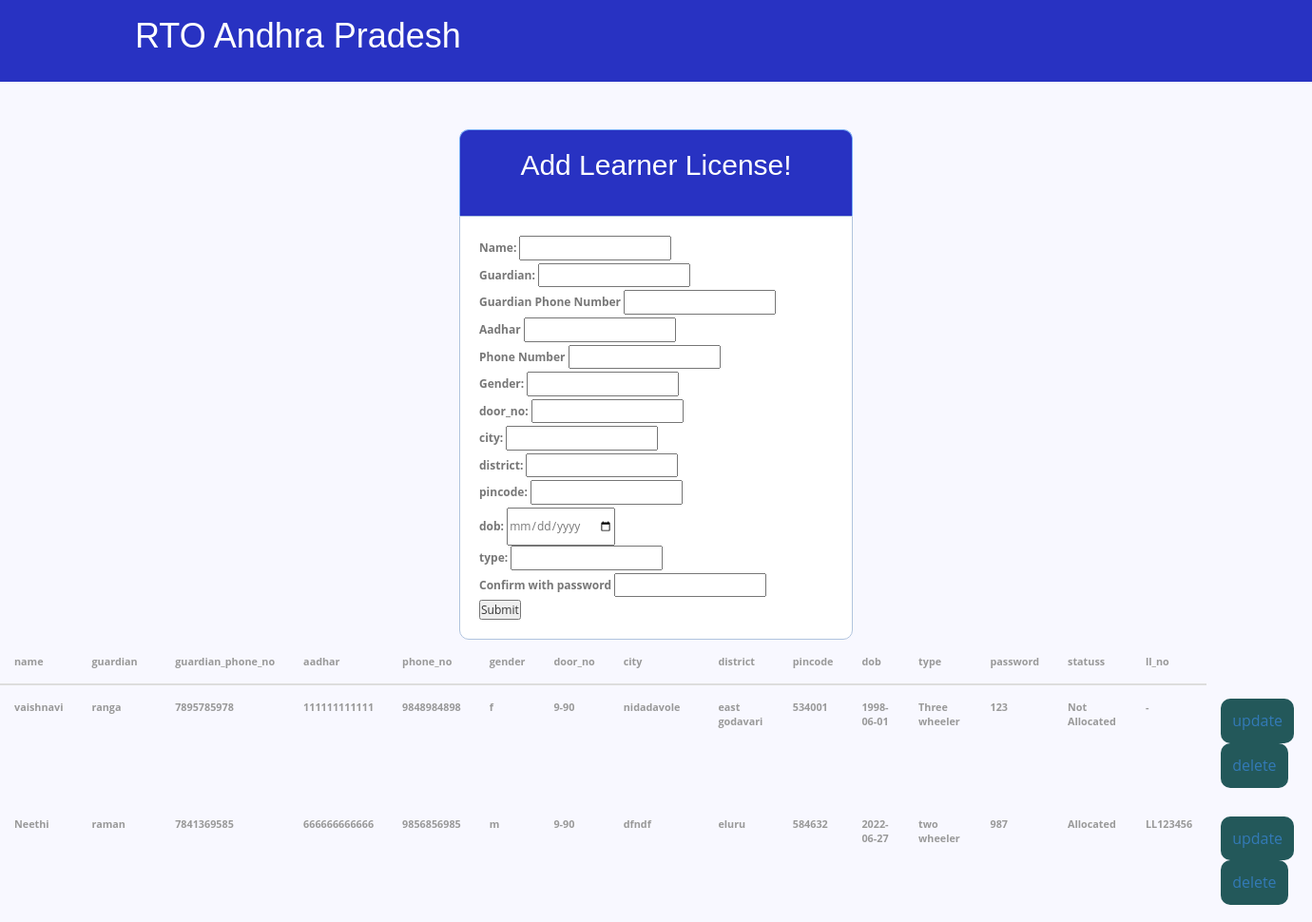
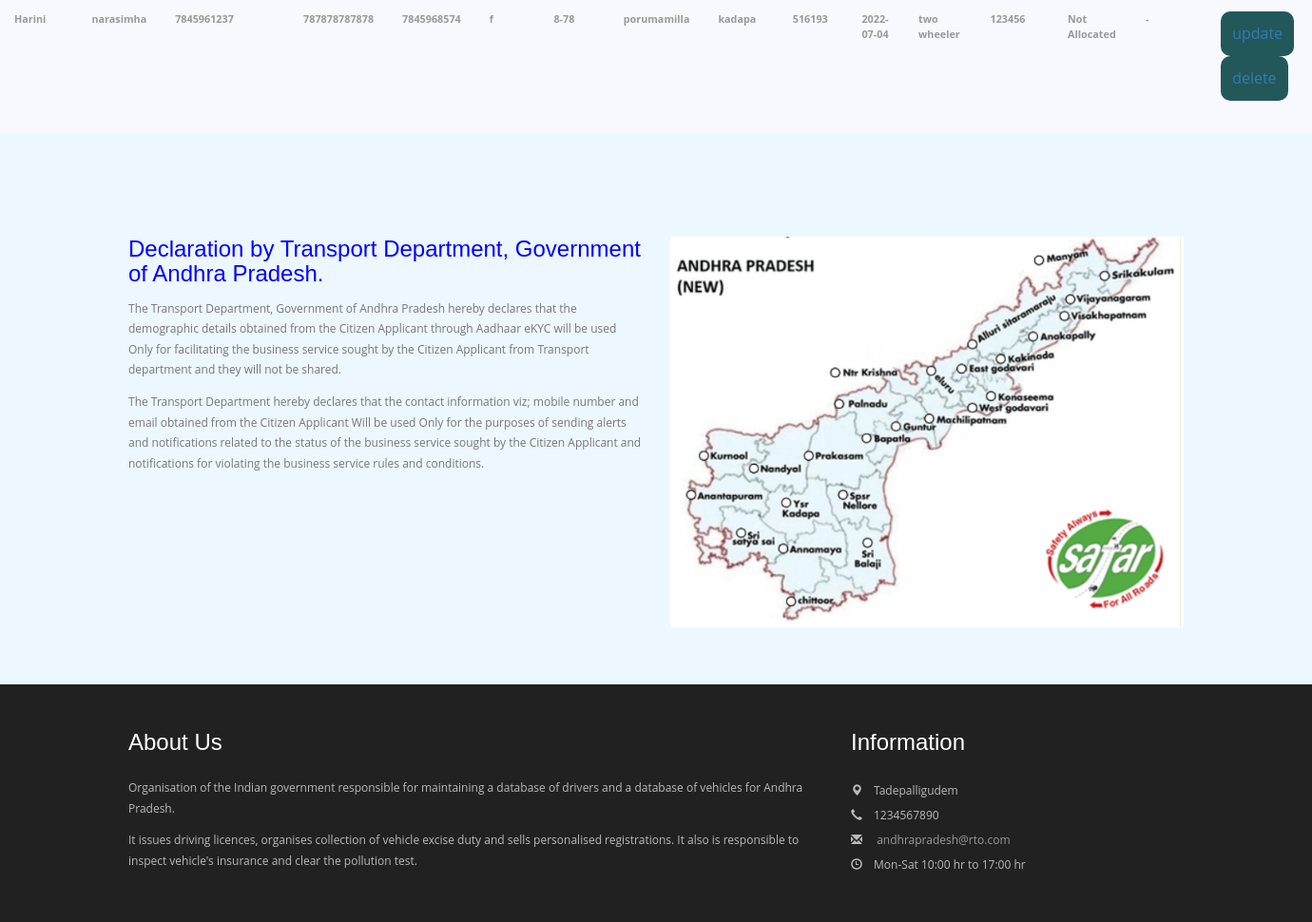
/addlearner.php, run on the app's committed database (2 pictures, top to bottom).
### tables this page shows
CREATE TABLE `ll` (
  `name` varchar(25) NOT NULL,
  `guardian` varchar(25) NOT NULL,
  `guardian_phone_no` varchar(10) NOT NULL,
  `aadhar` varchar(12) NOT NULL,
  `phone_no` varchar(10) NOT NULL,
  `gender` varchar(1) NOT NULL,
  `door_no` varchar(10) NOT NULL,
  `city` varchar(15) NOT NULL,
  `district` varchar(25) NOT NULL,
  `pincode` varchar(6) NOT NULL,
  `dob` date NOT NULL,
  `type` varchar(15) NOT NULL,
  `statuss` varchar(15) NOT NULL,
  `ll_no` varchar(10) NOT NULL,
  `password1` varchar(100) NOT NULL
);

### addlearner.php (the view, shortened to what this page needs)
<?php include 'connectpolice.php';?>
<!DOCTYPE html>
<html>
<head>
<link href="css/bootstrap.css" rel="stylesheet" type="text/css" media="all" />
<link href="css/style.css" rel="stylesheet" type="text/css" media="all" />
<link href="css/style1.css" rel="stylesheet" type="text/css" media="all" />
<link rel="stylesheet" href="css/ken-burns.css" type="text/css" media="all" />
<link rel="stylesheet" href="css/animate.min.css" type="text/css" media="all" />
</head>
<body>
		<div class="header" >
			<div class="container">
				<nav class="navbar navbar-default">
					<div class="container-fluid">
						<div class="navbar-header">
							<div class="navbar-brand">
								<h1 style="color:white;">RTO Andhra Pradesh</h1>
							</div>
						</div>
						<div class="collapse navbar-collapse" id="bs-example-navbar-collapse-1">
							<nav class="link-effect-2" id="link-effect-2">
							</nav>
						</div>
					</div>
				</nav>
			</div>
		</div>
			<div class="header1">
            <h2>Add Learner License!</h2>
        <br>
        </div>
        <form  method="post" action="addll.php">
             <p>
               <label for="name">Name:</label>
               <input type="text" name="name" id="name">
            </p>
            <p>
               <label for="guardian">Guardian:</label>
               <input type="text" name="guardian" id="guardian">
            </p>
			<p>
               <label for="guardian_phone_no">Guardian Phone Number</label>
               <input type="text" name="guardian_phone_no" id="guardian_phone_no">
            </p>
			<p>
               <label for="aadhar">Aadhar</label>
               <input type="text" name="aadhar" id="aadhar">
            </p>
            <p>
               <label for="phone_no">Phone Number</label>
               <input type="text" name="phone_no" id="phone_no">
            </p>
            <p>
               <label for="gender">Gender:</label>
               <input type="text" name="gender" id="gender">
            </p>
            <p>
               <label for="door_no">door_no:</label>
               <input type="text" name="door_no" id="door_no">
            </p>
			<p>
               <label for="city">city:</label>
               <input type="text" name="city" id="city">
            </p>
			<p>
               <label for="district">district:</label>
               <input type="text" name="district" id="district">
            </p>
			<p>
               <label for="pincode">pincode:</label>
               <input type="text" name="pincode" id="pincode">
            </p>
			<p>
               <label for="dob">dob:</label>
               <input type="date" name="dob" id="dob">
            </p>
			<p>
               <label for="type">type:</label>
               <input type="text" name="type" id="type">
            </p>
            <p>
                <label>Confirm with password</label>
                <input type="password" name="password">
		    </p>
            <input type="submit" name="Submit" value="Submit">
         </form>
        <table class="table">
        <thead>
        <tr>
        <th>name</th>
         <th>guardian</th>
        <th>guardian_phone_no</th>
            <th>aadhar</th>
            <th>phone_no</th>
            <th>gender</th>
            <th>door_no</th>
            <th>city</th>
            <th>district</th>
            <th>pincode</th>
            <th>dob</th>
            <th>type</th>
            <th>password</th>
            <th>statuss</th>
            <th>ll_no</th>
        </tr>
        </thead>
        <tbody>
         <?php
          $sql="select * from ll";
          $result=mysqli_query($con,$sql);
          if($result)
          {
           while($row=mysqli_fetch_assoc($result))
           {
            $name=$row['name'];
            $guardian=$row['guardian'];
            $guardian_phone_no=$row['guardian_phone_no'];
            $aadhar=$row['aadhar'];
            $phone_no=$row['phone_no'];
            $gender=$row['gender'];
            $door_no=$row['door_no'];
            $city=$row['city'];
            $district=$row['district'];
            $pincode=$row['pincode'];
            $dob=$row['dob'];
            $type=$row['type'];
            $passw=$row['password1'];
            $statuss=$row['statuss'];
            $ll_no=$row['ll_no'];
            echo'
            <tr>
            <th>'.$name.'</th>
            <th>'.$guardian.'</th>
            <th>'.$guardian_phone_no.'</th>
            <th>'.$aadhar.'</th>
            <th>'.$phone_no.'</th>
            <th>'.$gender.'</th>
            <th>'.$door_no.'</th>
            <th>'.$city.'</th>
            <th>'.$district.'</th>
            <th>'.$pincode.'</th>
            <th>'.$dob.'</th>
            <th>'.$type.'</th>
            <th>'.$passw.'</th>
            <th>'.$statuss.'</th>
            <th>'.$ll_no.'</th>
            <td>
            <botton class="btn btn-primary"><a href="updatel.php?updateid='.$aadhar.'" class="text-light">update</a></botton>
			<botton class="btn btn-primary"><a href="deletel.php?deleteid='.$aadhar.'" class="text-light"> delete</a></botton>
            </td>
            </tr>
            ';
           }
          }
         ?>
        </tbody>
        </table>
			<div class="student-w3ls">
				<div class="container">
					<div class="student-grids">
						<div class="col-md-6 student-grid">
							<h4 style="color:blue ;">Declaration by Transport Department, Government of Andhra Pradesh.</h4>
								<p>The Transport Department, Government of Andhra Pradesh hereby declares that the demographic details obtained from the Citizen Applicant through Aadhaar eKYC will be used Only for facilitating the business service sought by the Citizen Applicant from Transport department and they will not be shared.</p>
								<p>The Transport Department hereby declares that the contact information viz; mobile number and email obtained from the Citizen Applicant Will be used Only for the purposes of sending alerts and notifications related to the status of the business service sought by the Citizen Applicant and notifications for violating the business service rules and conditions.</p>
						</div>
						<div class="col-md-6 student-grid">
							<img src="images/kmap.png" class="img-responsive" alt="Image-2">
						</div>
					</div>
				</div>
			</div>
			<div class="footer-w3">
				<div class="container">
					<div class="footer-grids">
						<div class="col-md-8 footer-grid">
							<h4>About Us</h4>
							<p>  Organisation of the Indian government responsible for maintaining a database of drivers and a database of vehicles for Andhra Pradesh.<span>
							    It issues driving licences, organises collection of vehicle excise duty and sells personalised registrations.
                  It also is responsible to inspect vehicle's insurance and clear the pollution test.</span></p>
						</div>
						<div class="col-md-4 footer-grid">
						<h4>Information</h4>
							<ul>
								<li><i class="glyphicon glyphicon-map-marker" aria-hidden="true"></i>Tadepalligudem</li>
								<li><i class="glyphicon glyphicon-earphone" aria-hidden="true"></i>1234567890</li>
								<li><i class="glyphicon glyphicon-envelope" aria-hidden="true"></i><a href="mailto:andhrapradesh@rto.com"> andhrapradesh@rto.com</a></li>
								<li><i class="glyphicon glyphicon-time" aria-hidden="true"></i>Mon-Sat 10:00 hr to 17:00 hr</li>
							</ul>
						</div>
						<div class="clearfix"></div>
					</div>
				</div>
			</div>
</body>
</html>

### css/style.css (style rules this page uses)
body { font-family: 'Open Sans', sans-serif; }
body a { transition: 0.5s all; -webkit-transition: 0.5s all; -o-transition: 0.5s all; -moz-transition: 0.5s all; -ms-transition: 0.5s all; }
ul { padding: 0; margin: 0; }
h1,h2,h3,h4,h5,h6 { margin:0; padding:0; font-family: 'Cagliostro', sans-serif; }
p { margin:0; padding:0; color: #777; font-family: 'Open Sans', sans-serif; line-height:1.8em; }
.header { background: #2832c2; }
.navbar { margin-bottom: 0; }
.navbar-collapse { padding-right: 0px; padding-left: 0px; }
.navbar-default { background: none !important; border: none !important; padding: 1.5em 0; }
.navbar > .container .navbar-brand, .navbar > .container-fluid .navbar-brand { margin-left: 0; }
.navbar-brand { float: left; height: 50px; padding: 0 7px; }
.link-effect-2 { overflow: hidden; }
.wel-grids,.student-grids,.about-grids,.what-grids,.staff-grids,.statistics-grids,.services-grids,.ourser-grids,.course-grids { margin-top:4em; }
.student-w3ls { padding: 5em 0; background: #EDF7FF }
.student-grid h4 { font-size: 2em; color: #F58703; }
.student-grid p { font-size: 1em; padding-top: 1em; }
.footer-w3 { background: #212121; padding: 4em 0 ; }
.footer-grid h4 { font-size: 2em; color: #fff; margin-bottom: 1em; }
.footer-grid ul li { list-style: none; color: #BBB9B9; line-height: 2em; font-size: 1em; }
.footer-grid ul li i { color: #BBB9B9; line-height: 2em; font-size: 1em; margin-right: 1em; }
.footer-grid ul li a { color: #999; text-decoration: none; }
.footer-grid p { font-size: 1em; color: #BBB9B9; }
.footer-grid p span { display: block; margin: 1em 0 0; }
.table > thead > tr > th, .table > tbody > tr > th, .table > tfoot > tr > th, .table > thead > tr > td, .table > tbody > tr > td, .table > tfoot > tr > td { border-top: none !important; }
.table td, .table>tbody>tr>td, .table>tbody>tr>th, .table>tfoot>tr>td, .table>tfoot>tr>th, .table>thead>tr>td, .table>thead>tr>th { padding: 15px!important; }
.table > thead > tr > th, .table > tbody > tr > th, .table > tfoot > tr > th, .table > thead > tr > td, .table > tbody > tr > td, .table > tfoot > tr > td { font-size: 0.9em; color: #999; border-top: none !important; }

### css/style1.css (style rules this page uses)
* { margin: 0px; padding: 0px; }
body { font-size: 120%; background: #F8F8FF; }
.header1 { width: 30%; margin: 50px auto 0px; color: white; background: #2832c2; text-align: center; border: 1px solid #7cb1f6; border-bottom: none; border-radius: 10px 10px 0px 0px; padding: 20px; }
form, .content { width: 30%; margin: 0px auto; padding: 20px; border: 1px solid #B0C4DE; background: white; border-radius: 0px 0px 10px 10px; }
.btn { cursor: pointer; padding: 12px; font-size: 16px; color: white; background: #23585a; border: none; border-radius: 10px; }

### addlearner.php (style rules this page uses)
.header { background-color: #2832c2 ; }

### data on the page
ll: name "vaishnavi", guardian "ranga", guardian_phone_no "7895785978", aadhar "111111111111", phone_no "9848984898", gender "f", door_no "9-90", city "nidadavole", district "east godavari", pincode "534001", dob "1998-06-01", type "Three wheeler", password1 "123", statuss "Not Allocated", ll_no "-"
ll: name "Neethi", guardian "raman", guardian_phone_no "7841369585", aadhar "666666666666", phone_no "9856856985", gender "m", door_no "9-90", city "dfndf", district "eluru", pincode "584632", dob "2022-06-27", type "two wheeler", password1 "987", statuss "Allocated", ll_no "LL123456"
ll: name "Harini", guardian "narasimha", guardian_phone_no "7845961237", aadhar "787878787878", phone_no "7845968574", gender "f", door_no "8-78", city "porumamilla", district "kadapa", pincode "516193", dob "2022-07-04", type "two wheeler", password1 "123456", statuss "Not Allocated", ll_no "-"
